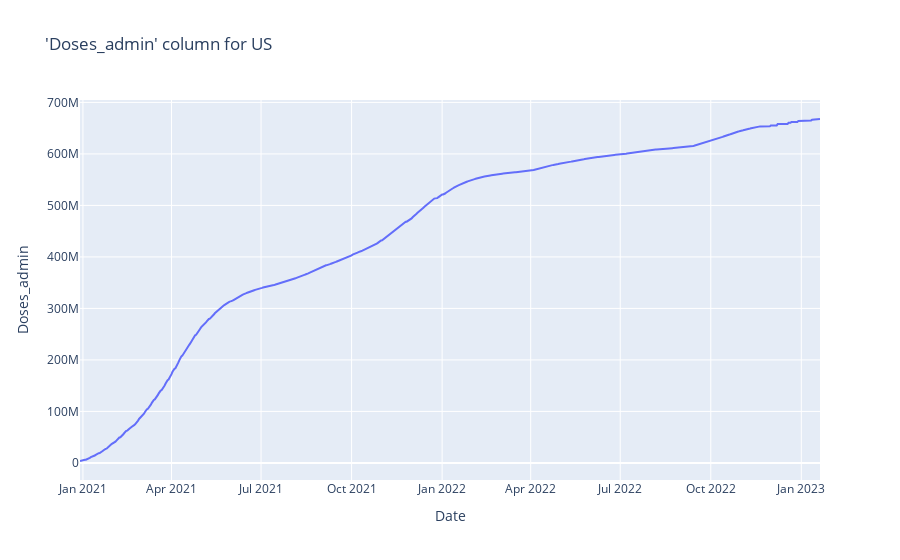

The notebook cell saved with this chart:
### Code cell
DEFAULT = 'US'

def plot_cases(country):
    country_only = vacs[vacs['Country_Region'] == country]
    fig = px.line(country_only, x='Date', y='Doses_admin', title=f"'Doses_admin' column for {country}")
    fig.show()
    

dropdown_cases = widgets.Dropdown(options=np.sort(vacs['Country_Region'].unique()), value=DEFAULT)

def dropdown_cases_handler(change):
    if change['name'] == 'value' and (change['new'] != change['old']):
        clear_output()
        display(dropdown_cases)
        plot_cases(change['new'])
        
display(dropdown_cases)
plot_cases(DEFAULT)
dropdown_cases.observe(dropdown_cases_handler)

### Figure 1 — Plotly figure (JSON) as saved in the notebook; plotly's stock layout.template omitted (floating-point values rounded to 4 significant figures; data arrays with more than 128 entries replaced by an {"elided": "..."} marker saying what was removed)
{"data": [{"hovertemplate": "Date=%{x}<br>Doses_admin=%{y}<extra></extra>", "legendgroup": "", "line": {"color": "#636efa", "dash": "solid"}, "marker": {"symbol": "circle"}, "mode": "lines", "name": "", "orientation": "v", "showlegend": false, "type": "scatter", "x": {"elided": "753 str values"}, "xaxis": "x", "y": {"elided": "753 int values"}, "yaxis": "y"}], "layout": {"legend": {"tracegroupgap": 0}, "title": {"text": "'Doses_admin' column for US"}, "xaxis": {"anchor": "y", "domain": [0, 1], "title": {"text": "Date"}}, "yaxis": {"anchor": "x", "domain": [0, 1], "title": {"text": "Doses_admin"}}}}
